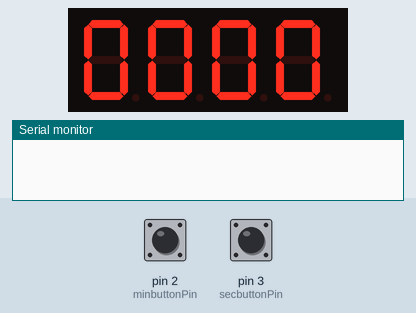
Simulated run of this sketch. Board: Arduino Uno, built with avr-gcc and run on an emulated ATmega328P. Shown: 4-digit seven-segment display, the last lines printed to the serial monitor. Inputs (shaded band) come from the test bench; at power-on: pin 2 (minbuttonPin) LOW, pin 3 (secbuttonPin) LOW.

Above: at 1.2 s.
1.3 s: pin 2 (minbuttonPin) pulled HIGH for 0.15 s
At 3.0 s:
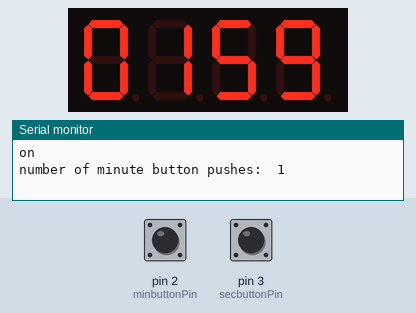
3.7 s: pin 3 (secbuttonPin) pulled HIGH for 0.15 s
At 5.1 s:
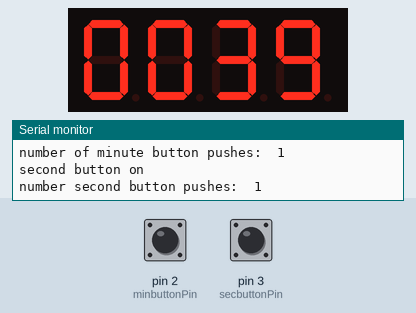
5.8 s: pin 2 (minbuttonPin) pulled HIGH for 1 s
At 9.4 s:
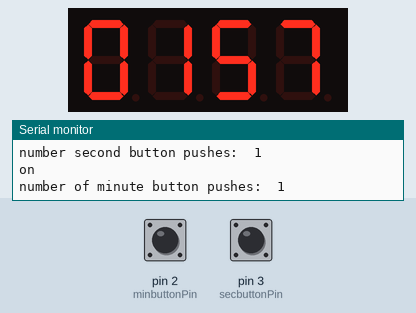
9.8 s: pin 3 (secbuttonPin) pulled HIGH for 1 s
At 13.1 s:
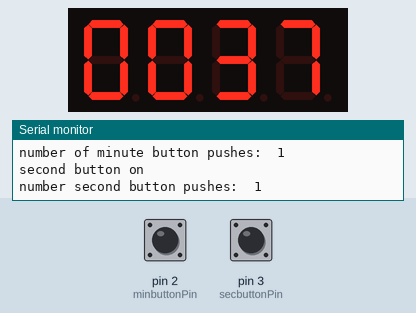
Timing chart, 0 to 14.6 s (numbered marks = the images above; inputs shaded):
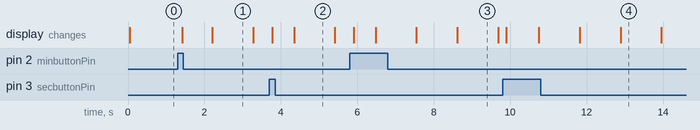

The sketch:

_2buttoncount.ino.ino
```cpp
//display stuff
#include <TM1637Display.h>

// Module connection pins (Digital Pins)
#define CLK 11
#define DIO 12

TM1637Display display(CLK, DIO);

int count = 0; // initial countdown start value in seconds
long previousMillis = 0;
long interval = 1000;
uint8_t data[] = {0, 0, 0, 0};

const int minbuttonPin = 2;     // the ID of the 2 minute pushbutton pin
const int secbuttonPin = 3;     // the ID of the 40 sec pushbutton pin

// Variables will change:
int secbuttonPushCounter = 0;   // counter for the number of button presses
int minbuttonPushCounter = 0;   // counter for the number of button presses
int minbuttonState = 0;         // current state of the button
int lastminButtonState = 0;     // previous state of the button
int secbuttonState = 0;         // current state of the button
int lastsecButtonState = 0;     // previous state of the button

void setup() {
  // initialize the button pin as a input:
  pinMode(minbuttonPin, INPUT);
  pinMode(secbuttonPin, INPUT);
  Serial.begin(9600);
}

void loop() {
   display.setBrightness(0x0f);

   // read the pushbutton input pin:
   secbuttonState = digitalRead(secbuttonPin);
   minbuttonState = digitalRead(minbuttonPin);

   // compare the buttonState to its previous state
   if (secbuttonState != lastsecButtonState){
      // if the state has changed, increment the counter
      if (secbuttonState == HIGH)  {
      // if the current state is HIGH then the button
      // wend from off to on:
      minbuttonPushCounter = 0;
      if (secbuttonPushCounter < 4){
         secbuttonPushCounter++;
      }
      count = 40;
      Serial.println("second button on");
      Serial.print("number second button pushes:  ");
      Serial.println(secbuttonPushCounter);
//      secbuttonPushCounter = thisPin;
    }
   }
    else if (minbuttonState != lastminButtonState){
       // if the state has changed, increment the counter
       if (minbuttonState == HIGH)  {
       // if the current state is HIGH then the button
       // wend from off to on:
       count = 120;
       if (minbuttonPushCounter < 4){
         minbuttonPushCounter++;
       }
       secbuttonPushCounter = 0;
       Serial.println("on");
       Serial.print("number of minute button pushes:  ");
      Serial.println(minbuttonPushCounter);
//      minbuttonPushCounter = thisPin;
       }
    }
    // Delay a little bit to avoid bouncing
    delay(50);

  // save the current state as the last state,
  //for next time through the loop
lastminButtonState = minbuttonState;
lastsecButtonState = secbuttonState;

data[3] = display.encodeDigit(count/1 % 10);
  data[2] = display.encodeDigit(count%60 / 10);
  data[1] = display.encodeDigit(count/60 % 10);
  data[0] = display.encodeDigit(count/600);
  display.setSegments(data);

  unsigned long currentMillis = millis();

  if(currentMillis - previousMillis >= interval) {
     previousMillis = currentMillis;
     if(count > 0) {
        count--;
     }
  }
}
```

Measured:
- after the input at 1.3 s, the display: first changes after 0.12 s (image 1 shows a later state)
- what the display in image 3 shows lasts 1.1 s, from 8.6 s to 9.7 s
